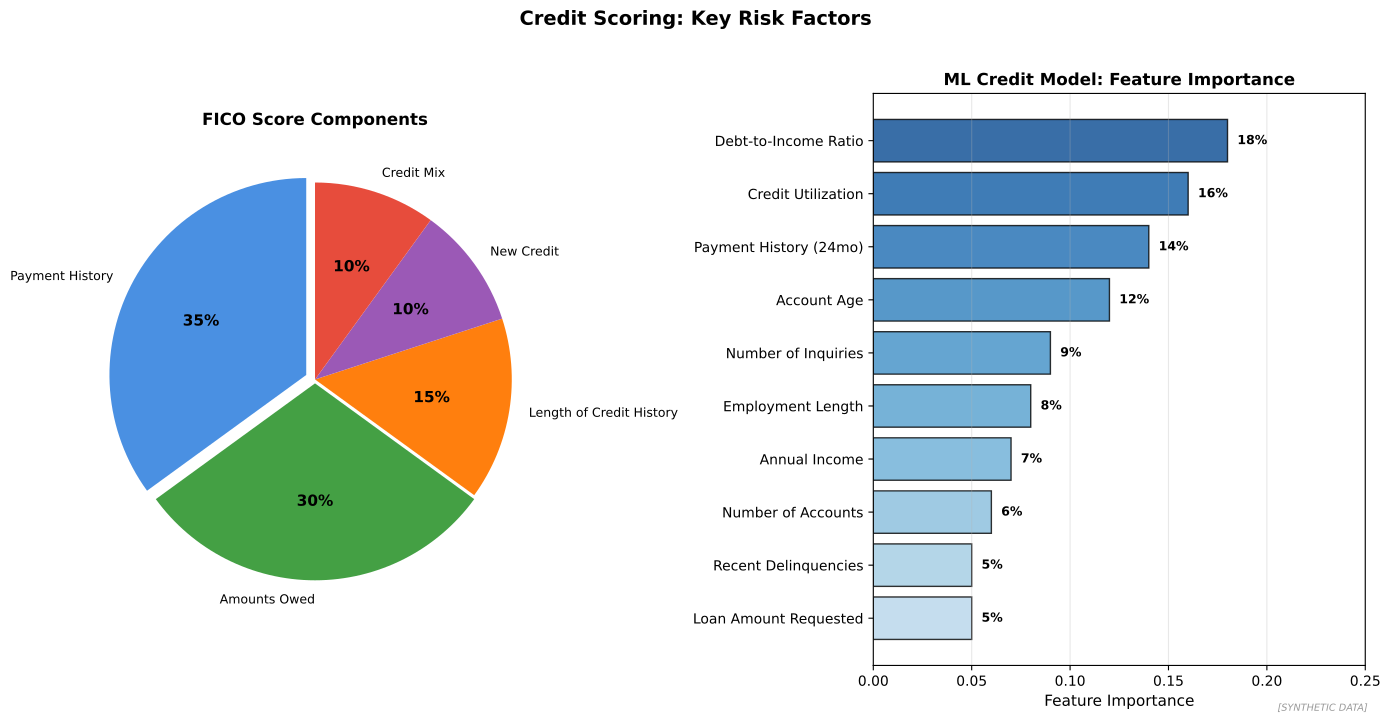

Reproduce this figure in Python.
"""
Feature Importance in Credit Scoring
Key factors in credit risk models

Output: feature_importance_credit.pdf
Module: module_03_ai_ml
Lesson: 30 - Credit Scoring
"""

from pathlib import Path
import matplotlib.pyplot as plt
import numpy as np

CHART_METADATA = {
    'title': 'Feature Importance Credit',
    'module': 'module_03_ai_ml',
    'lesson': 30,
    'url': 'https://github.com/Digital-AI-Finance/digital-finance/tree/main/module_03_ai_ml/figures/feature_importance_credit'
}

plt.rcParams.update({'font.size': 10, 'axes.labelsize': 10})

def create_chart():
    fig, axes = plt.subplots(1, 2, figsize=(14, 7))

    # Feature Importance (FICO model factors)
    ax1 = axes[0]
    features = ['Payment History', 'Amounts Owed', 'Length of Credit History',
                'New Credit', 'Credit Mix']
    importance = [35, 30, 15, 10, 10]
    colors = ['#4A90E2', '#44A044', '#FF7F0E', '#9B59B6', '#E74C3C']

    wedges, texts, autotexts = ax1.pie(importance, labels=features, autopct='%1.0f%%',
                                        colors=colors, startangle=90,
                                        explode=[0.05, 0.02, 0, 0, 0],
                                        textprops={'fontsize': 9})

    for autotext in autotexts:
        autotext.set_fontweight('bold')
        autotext.set_fontsize(11)

    ax1.set_title('FICO Score Components', fontsize=12, fontweight='bold')

    # ML Model Feature Importance
    ax2 = axes[1]
    ml_features = [
        'Debt-to-Income Ratio',
        'Credit Utilization',
        'Payment History (24mo)',
        'Account Age',
        'Number of Inquiries',
        'Employment Length',
        'Annual Income',
        'Number of Accounts',
        'Recent Delinquencies',
        'Loan Amount Requested'
    ]
    ml_importance = [0.18, 0.16, 0.14, 0.12, 0.09, 0.08, 0.07, 0.06, 0.05, 0.05]

    colors = plt.cm.Blues(np.linspace(0.3, 0.9, len(ml_features)))[::-1]
    bars = ax2.barh(ml_features, ml_importance, color=colors, edgecolor='black', alpha=0.8)

    for bar, imp in zip(bars, ml_importance):
        ax2.text(imp + 0.005, bar.get_y() + bar.get_height()/2,
                f'{imp:.0%}', va='center', fontsize=9, fontweight='bold')

    ax2.set_xlabel('Feature Importance', fontsize=11)
    ax2.set_title('ML Credit Model: Feature Importance', fontsize=12, fontweight='bold')
    ax2.set_xlim(0, 0.25)
    ax2.xaxis.grid(True, alpha=0.3)
    ax2.invert_yaxis()

    fig.suptitle('Credit Scoring: Key Risk Factors', fontsize=14, fontweight='bold', y=1.02)
    fig.text(0.98, 0.02, '[SYNTHETIC DATA]', fontsize=7, color='#999999', ha='right', style='italic')
    plt.tight_layout()

    output_path = Path(__file__).parent / 'feature_importance_credit.pdf'
    plt.savefig(output_path, format='pdf', dpi=300, bbox_inches='tight')
    plt.close()
    print(f"Chart saved to: {output_path}")
    return output_path

if __name__ == '__main__':
    create_chart()
